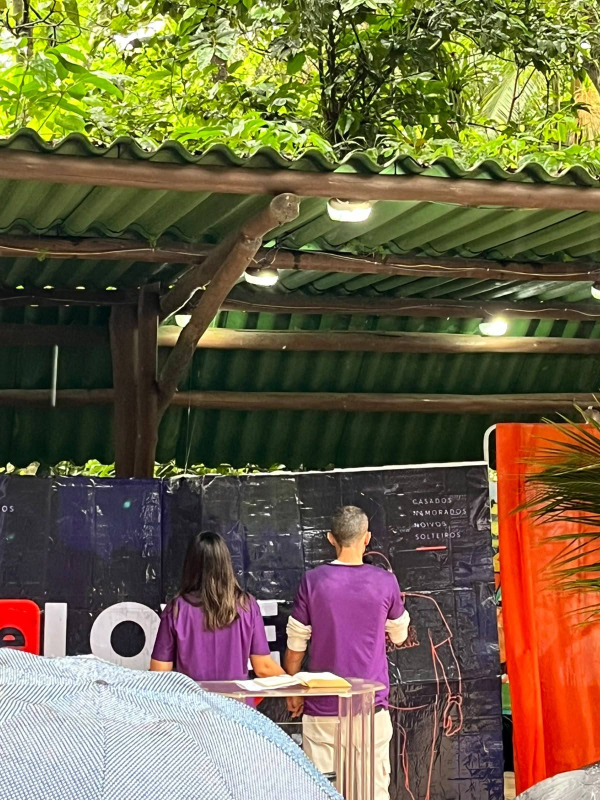
#> input picture colocar as fotos aqui/5109842039846669508.jpg, 1200 x 1600 px (shown at 1/2 size)
$ python -i localizar_fotos_originais.py   (imports and definitions only)
#> lines starting #> are read from the running program, lines starting #| are printed output that depends on the picture
#> further down, picture is the input picture: PIL image 1200x1600 RGB; mean R, G, B 111.9, 100.3, 70.6
#!/usr/bin/env python3
"""Match repository originals to reference images using whole-image and crop perceptual hashes."""
import gzip
import io
import json
import math
import shutil
from pathlib import Path

import numpy as np
import rawpy
from PIL import Image, ImageOps
from scipy.fftpack import dct

ROOT = Path(__file__).resolve().parents[1]
PHOTO_DIR = ROOT / "colocar as fotos aqui"
REFS_FILE = ROOT / "scripts" / "reference_hashes.json"
CROP_REFS_FILE = ROOT / "scripts" / "unmatched_reference_crops.json.gz"
DEST = ROOT / "fotosdopastor e a dona"
SUPPORTED = {".jpg", ".jpeg", ".png", ".tif", ".tiff", ".cr2", ".arw", ".nef", ".dng"}

# [11 lines left out: function image_from_source, not called in this run]

def make_hashes(image):
    image = ImageOps.exif_transpose(image).convert("RGB")
    width, height = image.size
#> width = 1200; height = 1600
    gray = np.asarray(image.convert("L").resize((32, 32), Image.Resampling.LANCZOS), dtype=np.float32)
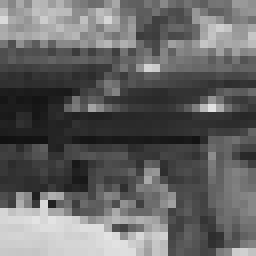
#> gray: shape (32, 32) float32 (shown 8 times larger); min 17, max 227, mean 100.3
    transformed = dct(dct(gray, axis=0, norm="ortho"), axis=1, norm="ortho")
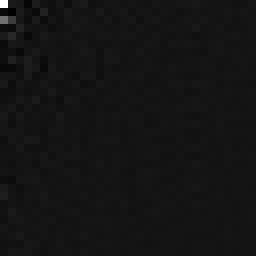
#> transformed: shape (32, 32) float32 (shown 8 times larger); min -278.4, max 3209.9, mean 4.5; drawn with min black and max white
    low = transformed[:8, :8].flatten()
#> low = 64 values, max 3209.9 at index 0, min -278.4 at index 9, mean 70.52
    median = np.median(low[1:])
#> median = -0.523
    p_bits = low > median
    p_hash = f"{sum(int(bit) << (63-i) for i, bit in enumerate(p_bits)):016x}"
#> p_hash = 'e924ea34e6661b72'
    small = np.asarray(image.convert("L").resize((9, 8), Image.Resampling.LANCZOS))
    d_bits = (small[:, 1:] > small[:, :-1]).flatten()
    d_hash = f"{sum(int(bit) << (63-i) for i, bit in enumerate(d_bits)):016x}"
#> d_hash = '87d67a66a6bb9bc1'
    return {"phash": p_hash, "dhash": d_hash, "w": width, "h": height}

def dist(a, b):
    return (int(a, 16) ^ int(b, 16)).bit_count()

# [92 lines left out: functions inspect, score, main, not called in this run]

# [2 lines not run here, left out]

>>> from PIL import Image
>>> picture = Image.open('../colocar as fotos aqui/5109842039846669508.jpg')
>>> result = make_hashes(picture)
#> result = {'phash': 'e924ea34e6661b72', 'dhash': '87d67a66a6bb9bc1', 'w': 1200, 'h': 1600}

$ run again, on colocar as fotos aqui/5109842039846669519.jpg
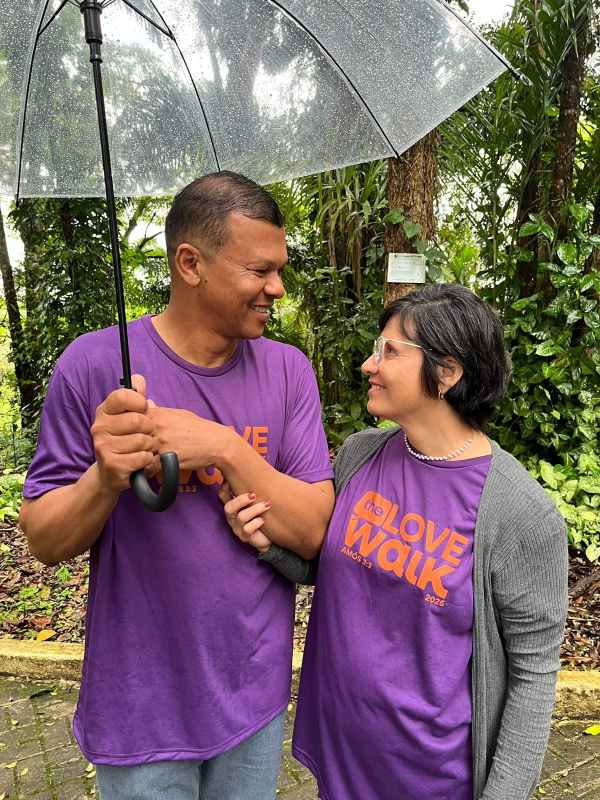
#> input picture colocar as fotos aqui/5109842039846669519.jpg, 1200 x 1600 px (shown at 1/2 size)
#> picture is the input picture: PIL image 1200x1600 RGB; mean R, G, B 122.5, 103.4, 101.8
#> in make_hashes, `gray = np.asarray(image.convert("L").resize((32, 32), Image.Resampling..`:
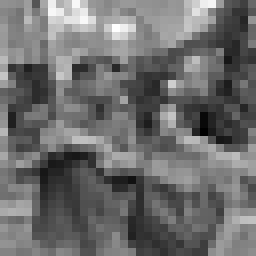
#> gray: shape (32, 32) float32 (shown 8 times larger); min 0, max 255, mean 108.9
#> in make_hashes, `transformed = dct(dct(gray, axis=0, norm="ortho"), axis=1, norm="ortho")`:
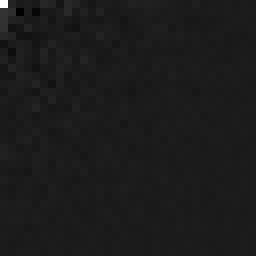
#> transformed: shape (32, 32) float32 (shown 8 times larger); min -423.5, max 3485.8, mean 4.5; drawn with min black and max white
#> low = 64 values, max 3485.8 at index 0, min -423.5 at index 10, mean 65.96
#> median = 6.08
#> p_hash = 'd6d1e595c03335a5'
#> d_hash = 'c4d444cd653e2d27'
#> result = {'phash': 'd6d1e595c03335a5', 'dhash': 'c4d444cd653e2d27', 'w': 1200, 'h': 1600}
